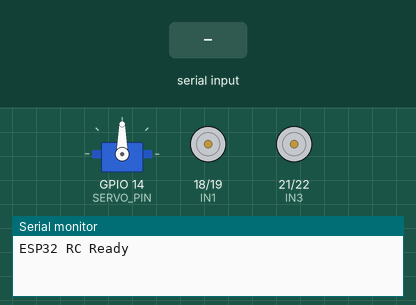
Simulated run of this sketch. Board: ESP32. Shown: servo, motor-driver pin pairs drawn as motors (green arrow = first pin HIGH = forward, orange = second pin HIGH = backward, longer = more drive), the last lines printed to the serial monitor. The inputs (shaded band) are chosen by the test bench. Nothing arrives over Bluetooth unless stated.

Above: at 1.2 s.
1.3 s: "F" received over the second serial link
At 2.2 s:
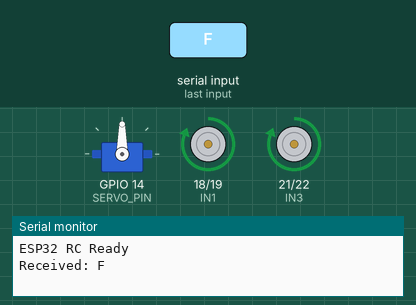
2.8 s: "B" received over the second serial link
At 3.4 s:
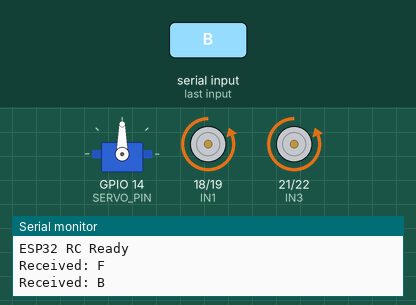
4.3 s: "L" received over the second serial link
At 5.0 s:
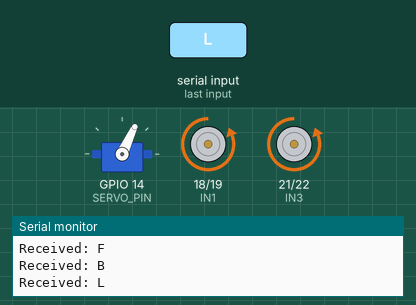
5.8 s: "R" received over the second serial link
At 6.3 s:
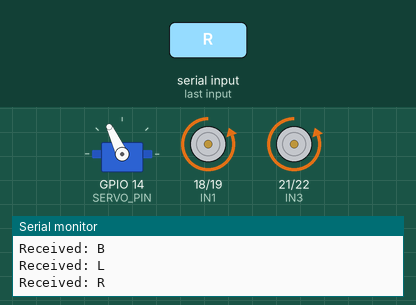
7.4 s: "S" received over the second serial link
At 8.6 s:
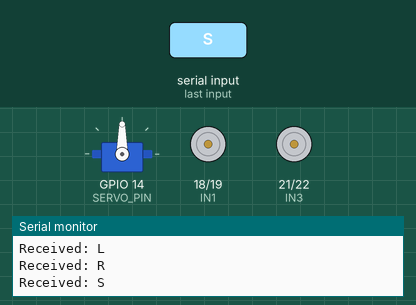
8.9 s: "L" received over the second serial link
At 9.7 s:
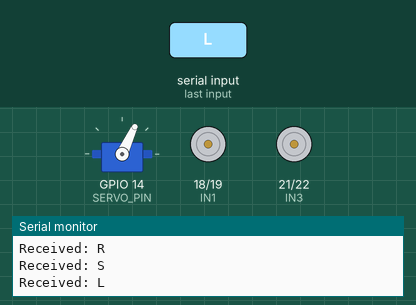
Timing chart, 0 to 11.4 s (numbered marks = the images above; inputs shaded):
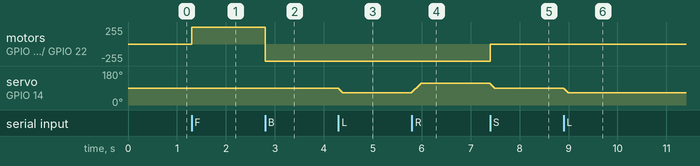

Measured:
- after the input at 1.3 s, motor on GPIO 18 (IN1) / GPIO 19 (IN2), motor on GPIO 21 (IN3) / GPIO 22 (IN4): stopped → forward 255/255 at once
- after the input at 2.8 s, motor on GPIO 18 (IN1) / GPIO 19 (IN2), motor on GPIO 21 (IN3) / GPIO 22 (IN4): forward 255/255 → backward 255/255 at once
- after the input at 4.3 s, servo on GPIO 14 (SERVO_PIN): 90° → 65° at once
- after the input at 5.8 s, servo on GPIO 14 (SERVO_PIN): moves from 65° to 115° over 0.18 s, starting at once
- after the input at 7.4 s, motor on GPIO 18 (IN1) / GPIO 19 (IN2), motor on GPIO 21 (IN3) / GPIO 22 (IN4): backward 255/255 → stopped at once; servo on GPIO 14 (SERVO_PIN): 115° → 90° at once
- after the input at 8.9 s, servo on GPIO 14 (SERVO_PIN): 90° → 65° at once

The sketch:

bt_car_servocontrolled.ino
```cpp
#include "BluetoothSerial.h"
#include "ESP32Servo.h"

BluetoothSerial SerialBT;

// ---------------- MOTOR PINS ----------------
#define IN1 18
#define IN2 19
#define IN3 21
#define IN4 22

// ---------------- SERVO ----------------
#define SERVO_PIN 14

Servo steering;

int servoAngle = 90;

char lastCmd = 'S';

// =====================================================

void setup() {

  Serial.begin(115200);

  // Bluetooth name
  SerialBT.begin("ESP32_RC");

  // Motor pins
  pinMode(IN1, OUTPUT);
  pinMode(IN2, OUTPUT);
  pinMode(IN3, OUTPUT);
  pinMode(IN4, OUTPUT);

  // Attach servo
  steering.attach(SERVO_PIN);

  // Center steering
  steering.write(90);

  startCar();

  Serial.println("ESP32 RC Ready");
}

// =====================================================

void loop() {

  // Read Bluetooth command
  if (SerialBT.available()) {

    lastCmd = SerialBT.read();

    Serial.print("Received: ");
    Serial.println(lastCmd);
  }

  applyControl(lastCmd);
}

// =====================================================
// CONTROL
// =====================================================

void applyControl(char cmd) {

  switch (cmd) {

    case 'F':
      forward();
      break;

    case 'B':
      backward();
      break;

    case 'L':
      steerLeft();
      break;

    case 'R':
      steerRight();
      break;

    case 'S':
      stopCar();
      centerSteering();
      break;
  }
}

// =====================================================
// MOTOR FUNCTIONS
// =====================================================

void startCar() {

  digitalWrite(IN1, LOW);
  digitalWrite(IN2, LOW);

  digitalWrite(IN3, LOW);
  digitalWrite(IN4, LOW);
}

void forward() {

  digitalWrite(IN1, HIGH);
  digitalWrite(IN2, LOW);

  digitalWrite(IN3, HIGH);
  digitalWrite(IN4, LOW);
}

void backward() {

  digitalWrite(IN1, LOW);
  digitalWrite(IN2, HIGH);

  digitalWrite(IN3, LOW);
  digitalWrite(IN4, HIGH);
}

void stopCar() {

  digitalWrite(IN1, LOW);
  digitalWrite(IN2, LOW);

  digitalWrite(IN3, LOW);
  digitalWrite(IN4, LOW);
}

// =====================================================
// SERVO FUNCTIONS
// =====================================================

void steerLeft() {

  while (servoAngle > 65) {

    servoAngle -= 5;

    steering.write(servoAngle);

    delay(20);
  }
}

void steerRight() {

  while (servoAngle < 115) {

    servoAngle += 5;

    steering.write(servoAngle);

    delay(20);
  }
}

void centerSteering() {

  while (servoAngle < 90) {

    servoAngle += 5;

    steering.write(servoAngle);

    delay(20);
  }

  while (servoAngle > 90) {

    servoAngle -= 5;

    steering.write(servoAngle);

    delay(20);
  }
}
```
